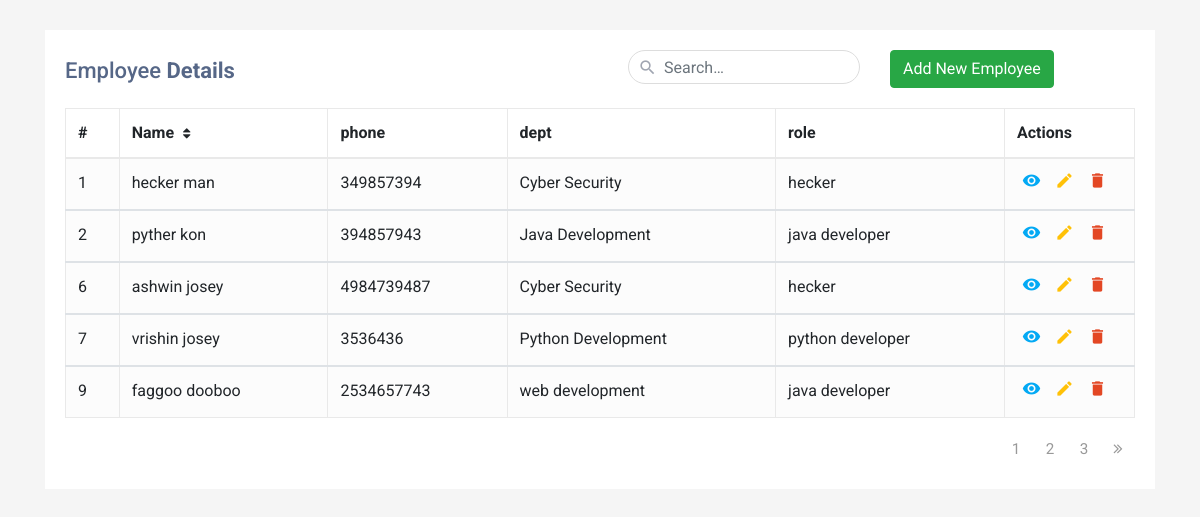
The page / on the database its author committed.
### emp_app/models.py (models this page shows, shortened)
class Employee(models.Model):
    first_name = models.CharField(max_length=100, null=False)
    last_name = models.CharField(max_length=100)
    email = models.EmailField(default='')
    dept = models.ForeignKey(Department, on_delete=models.CASCADE) # when we want to connect a field to the database we use foreign key
    salary = models.IntegerField(default=0)
    bonus = models.IntegerField(default=0)
    role = models.ForeignKey(Role, on_delete=models.CASCADE)
    phone = models.IntegerField(default=0)
    hire_date = models.DateField()
    is_active = models.BooleanField(default=False)

class Department(models.Model):
    name = models.CharField(max_length=100, null=False)
    location = models.CharField(max_length=100)

class Role(models.Model):
    name = models.CharField(max_length=100, null=False)

### emp_app/views.py (the view)
# urls.py: path('', views.all_emp, name='index'),
def all_emp(request):
    emps = Employee.objects.all()
    paginator = Paginator(emps,5)
    page = request.GET.get('page')
    empsFinal = paginator.get_page(page)
    context = {                     # data in html requests always move in either XML/json
        'emps': empsFinal,
        'pag' : paginator
    }
    return render(request, 'index.html', context) # renders html page along with the json data

### emp_app/templates/index.html (shortened to what this page needs)
<!DOCTYPE html>
<html lang="en">
<head>
<link rel="stylesheet" href="https://stackpath.bootstrapcdn.com/bootstrap/4.5.0/css/bootstrap.min.css">
<link rel="stylesheet" href="https://maxcdn.bootstrapcdn.com/font-awesome/4.7.0/css/font-awesome.min.css">
</head>
<body>
<div class="container-xl">
    <div class="table-responsive">
        <div class="table-wrapper">
            <div class="table-title">
                <div class="row">
                    <div class="col-sm-6"><h2>Employee <b>Details</b></h2></div>
                    <div class="col-sm-3">
                        <div class="search-box">
                            <i class="material-icons">&#xE8B6;</i>
                            <form action="{% url 'srch' %}" method="get">
                                <input name="srch" type="text" class="form-control" placeholder="Search&hellip;">
                            </form>
                        </div>
                    </div>
                    <div class="col">
                        <a href="/add_emp" class="btn btn-success" ><span>Add New Employee</span></a>
                    </div>
                </div>
            </div>
            <table class="table table-striped table-hover table-bordered">
                <thead>
                    <tr>
                        <th>#</th>
                        <th>Name <i class="fa fa-sort"></i></th>
                        <th>phone</th>
                        <th>dept</th>
                        <th>role</th>
                        <th>Actions</th>
                    </tr>
                </thead>
                        {% for emp in emps %}
                <tbody>
                    <tr>
                        <td>{{emp.id}}</td>
                        <td>{{emp.first_name}} {{emp.last_name}}</td>
                        <td>{{emp.phone}}</td>
                        <td>{{emp.dept.name}}</td>
                        <td>{{emp.role.name}}</td>
                        <td>
                            <a href="#" class="view" title="View" data-toggle="tooltip"><i class="material-icons">&#xE417;</i></a>
                            <a href="/update_emp?id={{emp.id}}" class="edit" title="Edit" data-toggle="tooltip"><i class="material-icons">&#xE254;</i></a>
                            <a href="/remove_emp?id={{emp.id}}" class="delete" title="Delete" data-toggle="tooltip"><i class="material-icons">&#xE872;</i></a>
                        </td>
                    </tr>
                </tbody>
                        {% endfor %}
            </table>
            <div class="clearfix">
                <ul class="pagination">
                    {% for p in pag.page_range %}
                    <li class="page-item"><a href="?page={{ p }}" class="page-link">{{p}}</a></li>
                    {% endfor %}
                    {% if emps.has_next %}
                    <li class="page-item"><a href="?page={{ emps.next_page_number }}" class="page-link"><i class="fa fa-angle-double-right"></i></a></li>
                    {% endif %}
                </ul>
            </div>
        </div>
    </div>
</div>
</body>
</html>

### emp_app/templates/index.html (style rules this page uses)
body { color: #566787; background: #f5f5f5; font-family: 'Roboto', sans-serif; }
.table-responsive { margin: 30px 0; }
.table-wrapper { min-width: 1000px; background: #fff; padding: 20px; box-shadow: 0 1px 1px rgba(0,0,0,.05); }
.table-title { padding-bottom: 10px; margin: 0 0 10px; min-width: 100%; }
.table-title h2 { margin: 8px 0 0; font-size: 22px; }
.search-box { position: relative; float: right; }
.search-box input { height: 34px; border-radius: 20px; padding-left: 35px; border-color: #ddd; box-shadow: none; }
.search-box i { color: #a0a5b1; position: absolute; font-size: 19px; top: 8px; left: 10px; }
table.table tr th, table.table tr td { border-color: #e9e9e9; }
table.table-striped tbody tr:nth-of-type(odd) { background-color: #fcfcfc; }
table.table th i { font-size: 13px; margin: 0 5px; cursor: pointer; }
table.table td:last-child { width: 130px; }
table.table td a { color: #a0a5b1; display: inline-block; margin: 0 5px; }
table.table td a.view { color: #03A9F4; }
table.table td a.edit { color: #FFC107; }
table.table td a.delete { color: #E34724; }
table.table td i { font-size: 19px; }
.pagination { float: right; margin: 0 0 5px; }
.pagination li a { border: none; font-size: 95%; width: 30px; height: 30px; color: #999; margin: 0 2px; line-height: 30px; border-radius: 30px !important; text-align: center; padding: 0; }
.pagination li i { font-size: 16px; padding-top: 6px }

### rows shown on the page
Employee: id "1", first_name "hecker", last_name "man", phone "349857394", dept.name "Cyber Security", role.name "hecker"
Employee: id "2", first_name "pyther", last_name "kon", phone "394857943", dept.name "Java Development", role.name "java developer"
Employee: id "6", first_name "ashwin", last_name "josey", phone "4984739487", dept.name "Cyber Security", role.name "hecker"
Employee: id "7", first_name "vrishin", last_name "josey", phone "3536436", dept.name "Python Development", role.name "python developer"
Employee: id "9", first_name "faggoo", last_name "dooboo", phone "2534657743", dept.name "web development", role.name "java developer"

### other values the page prints
{{ p }} "1" "2" "3"
